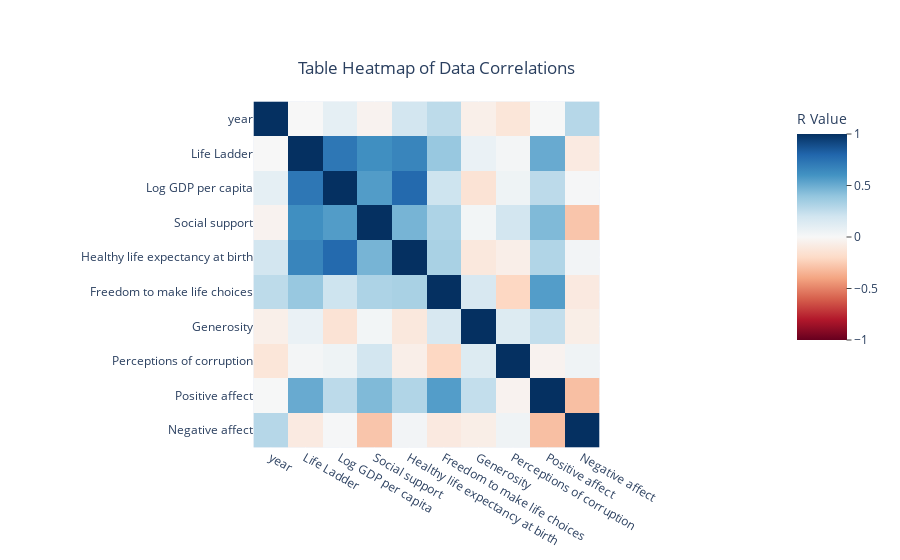

The cell this chart's notebook holds for it:
### Code cell
#create a heatmap figure to represent the correlations calculated above
fig = px.imshow(corr_table, title= "Table Heatmap of Data Correlations", 
               color_continuous_scale = 'RdBu',
                
                range_color = [-1,1])

#update layout to add a title, color bar title, customize
fig.update_layout(
    coloraxis_colorbar=dict(
    title="R Value",
    thicknessmode="pixels", thickness=50,
    lenmode="pixels", len=250,
    yanchor="top", y=1,
    ticks="outside"
                            ),
    title={
        'y':0.89,
        'x':0.485,
        'xanchor': 'center',
        'yanchor': 'top'})
pio.write_html(fig, 
"C:/Users/Martin/Documents/GitHub/World-Happiness-Data/Martin_Alvarez-Kuglen/Visualizations/WHRHeatmap_table.html", 
full_html=False)


fig.show()

### Figure 1 — Plotly figure (JSON) as saved in the notebook; plotly's stock layout.template omitted (floating-point values rounded to 4 significant figures)
{"data": [{"coloraxis": "coloraxis", "hovertemplate": "x: %{x}<br>y: %{y}<br>color: %{z}<extra></extra>", "name": "0", "type": "heatmap", "x": ["year", "Life Ladder", "Log GDP per capita", "Social support", "Healthy life expectancy at birth", "Freedom to make life choices", "Generosity", "Perceptions of corruption", "Positive affect", "Negative affect"], "xaxis": "x", "y": ["year", "Life Ladder", "Log GDP per capita", "Social support", "Healthy life expectancy at birth", "Freedom to make life choices", "Generosity", "Perceptions of corruption", "Positive affect", "Negative affect"], "yaxis": "y", "z": [[1, 0.002022, 0.09295, -0.03483, 0.1893, 0.263, -0.05664, -0.1239, 0.003025, 0.2869], [0.002022, 1, 0.7248, 0.6167, 0.6601, 0.382, 0.06587, 0.02205, 0.5068, -0.09255], [0.09295, 0.7248, 1, 0.5624, 0.7817, 0.2081, -0.1411, 0.04967, 0.266, 0.01224], [-0.03483, 0.6167, 0.5624, 1, 0.4674, 0.3139, 0.02685, 0.1914, 0.445, -0.2799], [0.1893, 0.6601, 0.7817, 0.4674, 1, 0.3279, -0.1092, -0.06314, 0.3013, 0.02817], [0.263, 0.382, 0.2081, 0.3139, 0.3279, 1, 0.1646, -0.2102, 0.5588, -0.09644], [-0.05664, 0.06587, -0.1411, 0.02685, -0.1092, 0.1646, 1, 0.1373, 0.2432, -0.06621], [-0.1239, 0.02205, 0.04967, 0.1914, -0.06314, -0.2102, 0.1373, 1, -0.03501, 0.0436], [0.003025, 0.5068, 0.266, 0.445, 0.3013, 0.5588, 0.2432, -0.03501, 1, -0.3049], [0.2869, -0.09255, 0.01224, -0.2799, 0.02817, -0.09644, -0.06621, 0.0436, -0.3049, 1]]}], "layout": {"coloraxis": {"cmax": 1, "cmin": -1, "colorbar": {"len": 250, "lenmode": "pixels", "thickness": 50, "thicknessmode": "pixels", "ticks": "outside", "title": {"text": "R Value"}, "y": 1, "yanchor": "top"}, "colorscale": [[0, "rgb(103,0,31)"], [0.1, "rgb(178,24,43)"], [0.2, "rgb(214,96,77)"], [0.3, "rgb(244,165,130)"], [0.4, "rgb(253,219,199)"], [0.5, "rgb(247,247,247)"], [0.6, "rgb(209,229,240)"], [0.7, "rgb(146,197,222)"], [0.8, "rgb(67,147,195)"], [0.9, "rgb(33,102,172)"], [1, "rgb(5,48,97)"]]}, "title": {"text": "Table Heatmap of Data Correlations", "x": 0.485, "xanchor": "center", "y": 0.89, "yanchor": "top"}, "xaxis": {"anchor": "y", "constrain": "domain", "domain": [0, 1], "scaleanchor": "y"}, "yaxis": {"anchor": "x", "autorange": "reversed", "constrain": "domain", "domain": [0, 1]}}}
